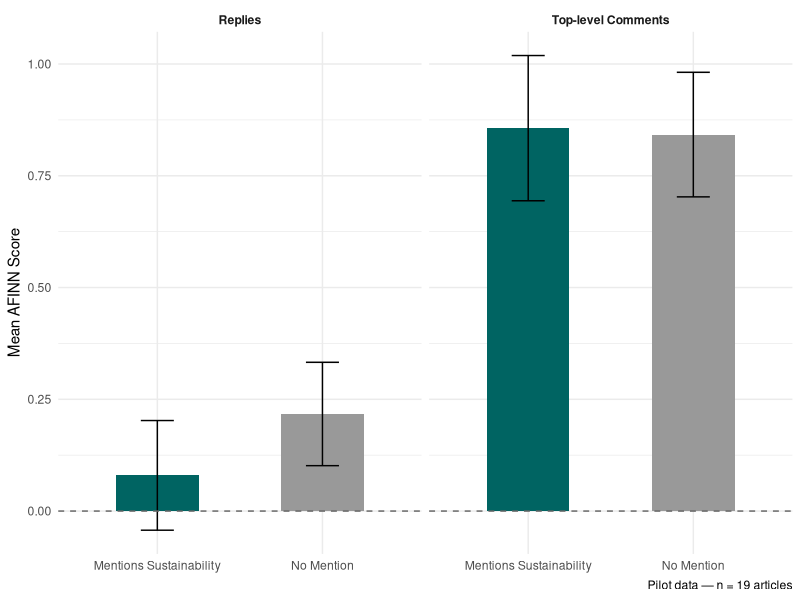
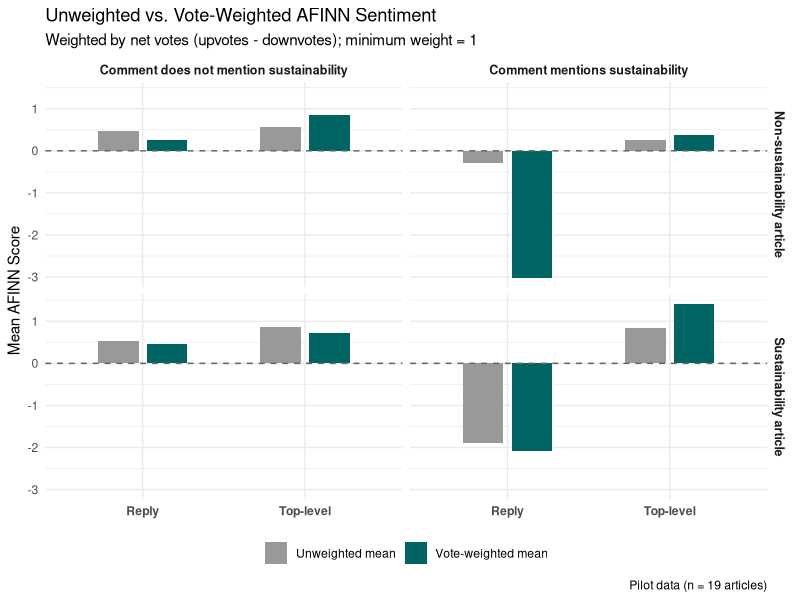

Here is the R script that generated these plots, in order:
## ---- chunk 1
#| label: setup
#| include: false

library(tidyverse)
library(tidytext)
library(here)

comments_sentiment <- read_csv("comments_sentiment.csv")

# Calculate net votes and weight (minimum 1 so zero-vote comments contribute)
comments_sentiment <- comments_sentiment %>%
  mutate(
    net_votes      = upvotes - downvotes,
    vote_weight    = pmax(net_votes, 1)
  )

# Weighted mean AFINN function
weighted_afinn <- function(score, weight) {
  sum(score * weight, na.rm = TRUE) / sum(weight[!is.na(score)], na.rm = TRUE)
}
## ---- chunk 2
#| label: fig-sustainability-sentiment
#| fig-cap: "Vote-weighted comment sentiment by article sustainability mention"
#| warning: false

comments_sentiment %>%
  group_by(article_has_sustainability_flag, is_reply) %>%
  summarise(
    mean_afinn = weighted_afinn(afinn_score, vote_weight),
    se         = sd(afinn_score, na.rm = TRUE) / sqrt(n()),
    .groups    = "drop"
  ) %>%
  mutate(
    comment_type   = if_else(is_reply, "Replies", "Top-level Comments"),
    sustainability = if_else(article_has_sustainability_flag,
                             "Mentions Sustainability", "No Mention")
  ) %>%
  ggplot(aes(x = sustainability, y = mean_afinn, fill = sustainability)) +
  geom_col(width = 0.5) +
  geom_errorbar(aes(ymin = mean_afinn - se, ymax = mean_afinn + se),
                width = 0.2) +
  geom_hline(yintercept = 0, linetype = "dashed", colour = "grey40") +
  facet_wrap(~ comment_type) +
  scale_fill_manual(values = c("No Mention" = "#999999",
                               "Mentions Sustainability" = "#006462")) +
  labs(x = NULL, y = "Mean AFINN Score",
       caption = "Pilot data — n = 19 articles") +
  theme_minimal() +
  theme(legend.position = "none",
        strip.text = element_text(face = "bold"))
## ---- chunk 3
#| label: fig-votes-sentiment
#| fig-cap: "Unweighted vs. Vote-Weighted AFINN Sentiment"
#| warning: false

comments_sentiment %>%
  group_by(article_has_sustainability_flag,
           comment_has_sustainability_flag,
           is_reply) %>%
  summarise(
    unweighted = mean(afinn_score, na.rm = TRUE),
    weighted   = weighted_afinn(afinn_score, vote_weight),
    n          = n(),
    .groups    = "drop"
  ) %>%
  pivot_longer(cols = c(unweighted, weighted),
               names_to  = "scoring_method",
               values_to = "mean_afinn") %>%
  mutate(
    article_sustainability = if_else(
      article_has_sustainability_flag,
      "Sustainability article", "Non-sustainability article"
    ),
    comment_sustainability = if_else(
      comment_has_sustainability_flag,
      "Comment mentions sustainability", "Comment does not mention sustainability"
    ),
    comment_type = if_else(is_reply, "Reply", "Top-level")
  ) %>%
  ggplot(aes(x = comment_type, y = mean_afinn, fill = scoring_method)) +
  geom_col(position = position_dodge(width = 0.6), width = 0.5) +
  geom_hline(yintercept = 0, linetype = "dashed", colour = "grey40") +
  facet_grid(article_sustainability ~ comment_sustainability) +
  scale_fill_manual(
    values = c("unweighted" = "#999999", "weighted" = "#006462"),
    labels = c("unweighted" = "Unweighted mean", "weighted" = "Vote-weighted mean")
  ) +
  labs(
    title    = "Unweighted vs. Vote-Weighted AFINN Sentiment",
    subtitle = "Weighted by net votes (upvotes - downvotes); minimum weight = 1",
    x        = NULL,
    y        = "Mean AFINN Score",
    fill     = NULL,
    caption  = "Pilot data (n = 19 articles)"
  ) +
  theme_minimal() +
  theme(
    legend.position = "bottom",
    strip.text      = element_text(face = "bold", size = 9),
    axis.text.x     = element_text(face = "bold")
  )
